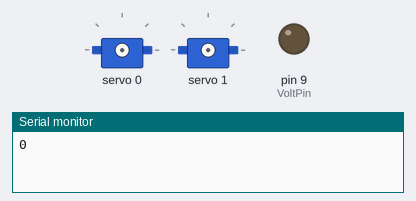
Recording of a sketch running on a simulated Arduino Uno, built with avr-gcc and run on an emulated ATmega328P. On the bench: 2 × servo, output pins drawn as LEDs (lit = HIGH), the last lines printed to the serial monitor.

Above: at 0.05 s.
At 0.75 s:
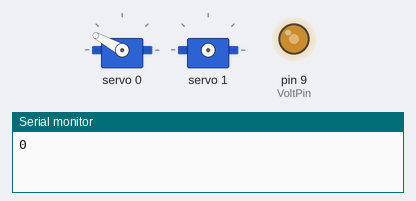
At 2.0 s:
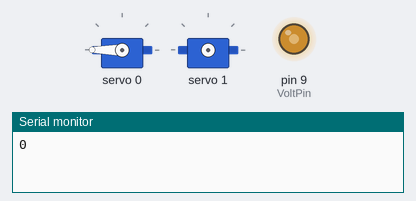
At 3.95 s:
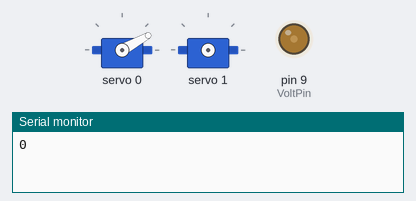
At 6.1 s:
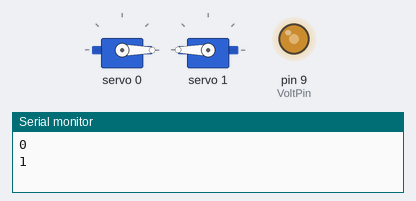
At 8.25 s:
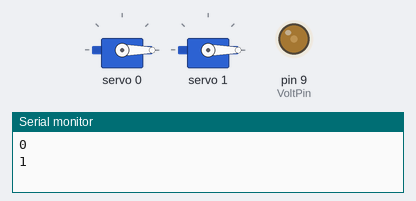
Timing chart, 0 to 10.8 s (numbered marks = the images above):
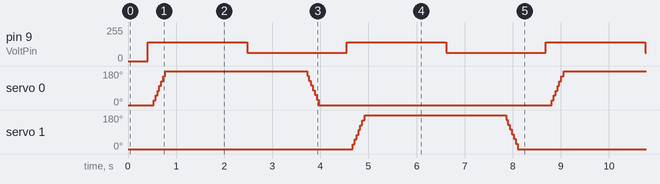

Measured:
- by itself, pin 9 (VoltPin): alternates 139/255 for 2.1 s and 61/255 for 2.1 s
- by itself, servo 0, servo 1: repeats every 8.3 s: 51° 0.04 s, 76° 0.04 s, 101° 0.04 s, 126° 0.04 s, 151° 0.05 s, 180° 2.9 s, 154° 0.04 s, 129° 0.04 s, 104° 0.04 s, 79° 0.04 s, 54° 0.04 s, 29° 0.05 s, 0° 4.8 s, 26° 0.04 s

The sketch:

Frambot2.ino
```cpp
#include <Wire.h>
#include <Adafruit_PWMServoDriver.h>

Adafruit_PWMServoDriver pwm = Adafruit_PWMServoDriver();

#define SERVOMIN  0 // this is the 'minimum' pulse length count (out of 4096)
#define SERVOMAX  2100 // this is the 'maximum' pulse length count (out of 4096)

uint8_t servonum = 0;

int VoltPin = 9;
int pos = 0;

void setup() {
  pinMode(VoltPin, OUTPUT);
  Serial.begin(9600);

  pwm.begin();
  pwm.setPWMFreq(50);  // Analog servos run at ~60 Hz updates
  delay(10);

}

  void setServoPulse(uint8_t n, double pulse) {
  double pulselength;

  pulselength = 1000000;   // 1,000,000 us per second
  pulselength /= 60;   // 60 Hz
  Serial.print(pulselength); Serial.println(" us per period");
  pulselength /= 4096;  // 12 bits of resolution
  Serial.print(pulselength); Serial.println(" us per bit");
  pulse *= 1000000;  // convert to us
  pulse /= pulselength;
  Serial.println(pulse);
  pwm.setPWM(n, 0, pulse);
}

void loop() {

  Serial.println(servonum);

  for(pos = 60; pos < 140; pos += 1) {
    analogWrite(VoltPin, pos);
    delay(5);
  }

  for (uint16_t pulselen = SERVOMIN; pulselen < SERVOMAX; pulselen++) {
    pwm.setPWM(servonum, 0, pulselen);
  }

  delay(100);

  for(pos = 140; pos > 60; pos -= 1) {
    analogWrite(VoltPin, pos);
    delay(5);
  }

  for (uint16_t pulselen = SERVOMAX; pulselen > SERVOMIN; pulselen--) {
    pwm.setPWM(servonum, 0, pulselen);
  }

  delay(100);

  servonum ++;
  if (servonum > 1) servonum = 0;

}
```
